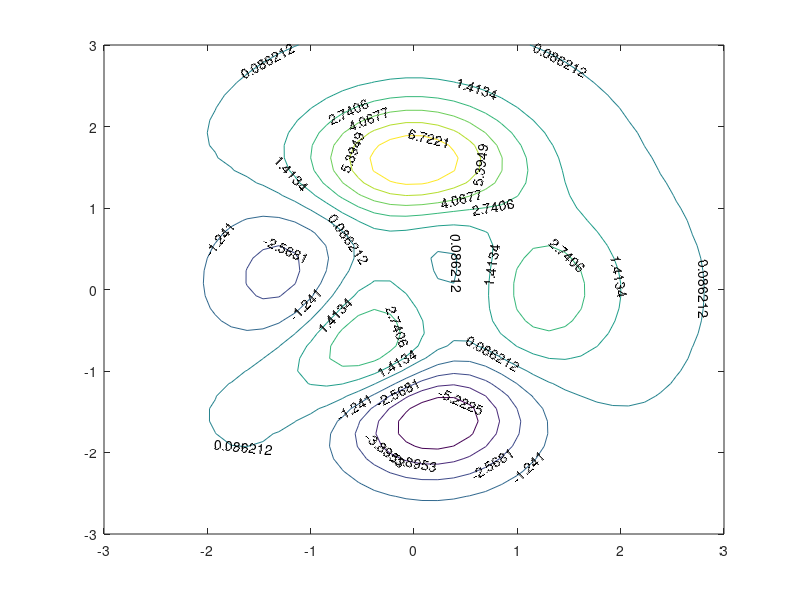

This chart was generated by the following MATLAB code: (Note: this script raises an error after producing the figure.)
%=============================================================================
% Copyright (c) 2016-present Allan CORNET (Nelson)
%=============================================================================
% This file is part of Nelson.
%=============================================================================
% LICENCE_BLOCK_BEGIN
% SPDX-License-Identifier: LGPL-3.0-or-later
% LICENCE_BLOCK_END
%=============================================================================
% <--ADV-CLI MODE-->
%=============================================================================
fig = figure();
ax = axes('Parent',fig);
[X,Y,Z] = peaks(40);
[Cmat, h] = contour(ax, X, Y, Z);
t1 = clabel(Cmat, h);
assert_isequal(size(t1), [1, 31])
assert_isequal(class(t1), 'graphics_object');
for i = 1:numel(t1)
  assert_isequal(t1(i).Type, 'text');
end
%=============================================================================
levels = h.LevelList;
if numel(levels) >= 2
  v = levels(1:min(2,end));
else
  v = levels;
end
t2 = clabel(Cmat, h, v);
%=============================================================================
fig = figure();
ax = axes('Parent',fig);
C_only = contour(ax, X, Y, Z); % returns contour matrix when assigned
t3 = clabel(C_only);
%=============================================================================
fig = figure();
ax = axes('Parent',fig);
C_only = contour(ax, X, Y, Z); % returns contour matrix when assigned
t4 = clabel(C_only, levels(1:min(2,end)));
%=============================================================================
fig = figure();
ax = axes('Parent',fig);
C_only = contour(ax, X, Y, Z); % returns contour matrix when assigned
t5 = clabel([], h);
%=============================================================================
fig = figure();
ax = axes('Parent',fig);
C_only = contour(ax, X, Y, Z); % returns contour matrix when assigned
t6 = clabel(Cmat, h, 'FontSize', 12, 'Color', 'red');
%=============================================================================
fig = figure();
ax = axes('Parent',fig);
C_only = contour(ax, X, Y, Z); % returns contour matrix when assigned
t7 = clabel(Cmat, h, 'LabelSpacing', 100);
%=============================================================================
fig = figure();
ax = axes('Parent',fig);
C_only = contour(ax, X, Y, Z); % returns contour matrix when assigned
t8 = clabel(Cmat, h, 'Visible', 'off');
%=============================================================================
